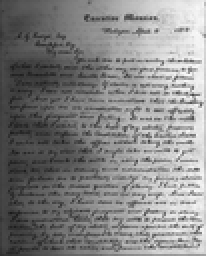
%> input picture snipping/Lincoln_Letter.png, 103 x 128 px, shrunk from 616 x 766 before the run (shown 2 times larger)
$ octave --eval "document_threshold;"   (GNU Octave 9; MATLAB toolbox functions it lacks are replaced by stand-ins)
%> lines starting %> are read from the running program, lines starting %| are printed output that depends on the picture; in (x1, y1, x2, y2) boxes, pixels count from 0 and x2, y2 are one past the last pixel; in counts of white or black regions, pixels touching at a corner belong together; the program's own positions count from 1
% Demo to threshold a document with text where the image is noisy and
% there is severe non-uniformity of illumination.
function document_threshold()
clc;
workspace;  % Make sure the workspace panel is showing.
format long g;
format compact;
fontSize = 20;

% Check that user has the Image Processing Toolbox installed.
hasIPT = license('test', 'image_toolbox');
if ~hasIPT
	% User does not have the toolbox installed.
	message = sprintf('Sorry, but you do not seem to have the Image Processing Toolbox.\nDo you want to try to continue anyway?');
	reply = questdlg(message, 'Toolbox missing', 'Yes', 'No', 'Yes');
%> the answer given: Yes
	if strcmpi(reply, 'No')
		% User said No, so exit.
		return;
	end
end

% Read in gray scale demo image.
folder = pwd; % Change this if the image is not in the same folder as this m-file.
baseFileName = 'Lincoln_Letter.png';
% Get the full filename, with path prepended.
fullFileName = fullfile(folder, baseFileName);
% Check if file exists.
if ~exist(fullFileName, 'file')
	% File doesn't exist -- didn't find it there.  Check the search path for it.
	fullFileName = baseFileName; % No path this time.
	if ~exist(fullFileName, 'file')
		% Still didn't find it.  Alert user.
		errorMessage = sprintf('Error: %s does not exist in the search path folders.', fullFileName);
		uiwait(warndlg(errorMessage));
		return;
	end
end
grayImage = imread(fullFileName);
%> grayImage is the input picture: size 128x103 uint8; min 26, max 251, mean 132.8
% Get the dimensions of the image.
% numberOfColorBands should be = 1.
[rows, columns, numberOfColorBands] = size(grayImage);
%> rows = 128; columns = 103; numberOfColorBands = 1
if numberOfColorBands > 1
	% It's not really gray scale like we expected - it's color.
	% Convert it to gray scale by taking only the green channel.
	grayImage = grayImage(:, :, 2); % Take green channel.
end
% Display the original gray scale image.
subplot(2, 3, 1);
imshow(grayImage, []);
axis on;
title('Original Grayscale Image', 'FontSize', fontSize);
% Enlarge figure to full screen.
set(gcf, 'Units', 'Normalized', 'OuterPosition', [0 0 1 1]);
% Give a name to the title bar.
set(gcf, 'Name', 'Demo to Threshold Document', 'NumberTitle', 'Off')

% Let's compute and display the histogram.
[pixelCount, grayLevels] = imhist(grayImage);
%> pixelCount = 256 values, max 152 at index 70, min 0 at index 1, mean 51.5; grayLevels = 256 values from 0 to 255
subplot(2, 3, 2);
bar(grayLevels, pixelCount);
grid on;
title('Histogram of Original Image', 'FontSize', fontSize);
xlim([0 grayLevels(end)]); % Scale x axis manually.

% Do a local Otsu of the gray level image.
fun = @(x) LocalOtsu(x);
A = im2double(grayImage);
localThresh = nlfilter(A, [15, 15], fun);
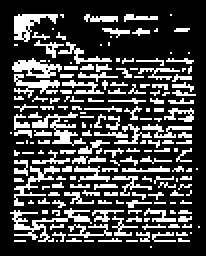
%> localThresh: size 128x103 logical (shown 2 times larger); 26.7% white in thin lines or dots, all inside (x1, y1, x2, y2) = (5, 7, 100, 124)
% Display the image.
subplot(2, 3, 3);
imshow(localThresh, []);
title('Local Otsu', 'FontSize', fontSize);

% Do a Sobel filter
sobelImage = imgradient(grayImage, 'Sobel');
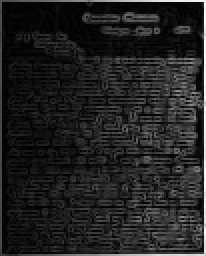
%> sobelImage: size 128x103 double (shown 2 times larger); min 0, max 983, mean 132.8; drawn with min black and max white
% Display the image.
subplot(2, 3, 4);
imshow(sobelImage, []);
title('Sobel Image', 'FontSize', fontSize);

% Calculate the local standard deviation
sdImage = stdfilt(sobelImage, ones(9));
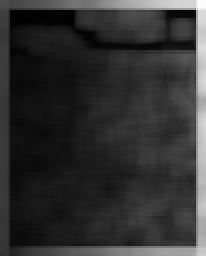
%> sdImage: size 128x103 double (shown 2 times larger); min 4.82, max 447.5, mean 90.9; drawn with min black and max white
% Display the image.
subplot(2, 3, 5);
imshow(sdImage, []);
title('StdDev of Sobel Image', 'FontSize', fontSize);
% binsToSuppress = [1];
% [lowThreshold, highThreshold, lastThresholdedBand]=threshold(83, 255, sdImage, binsToSuppress);

% Do a global Otsu of the stddev image.
% Threshold the center pixel only.
binaryImage = sdImage > 50;
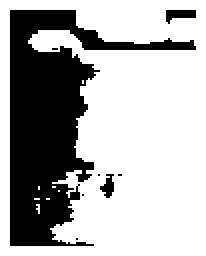
%> binaryImage: size 128x103 logical (shown 2 times larger); 68.6% white; 8 black regions (5 under 20 px), largest, box (x1, y1, x2, y2) and area: (5, 5, 98, 123) 4017, (83, 5, 98, 12) 66, (50, 87, 57, 99) 49
% Display the image.
subplot(2, 3, 6);
imshow(binaryImage, []);
title('Thresholded StdDev Image', 'FontSize', fontSize);
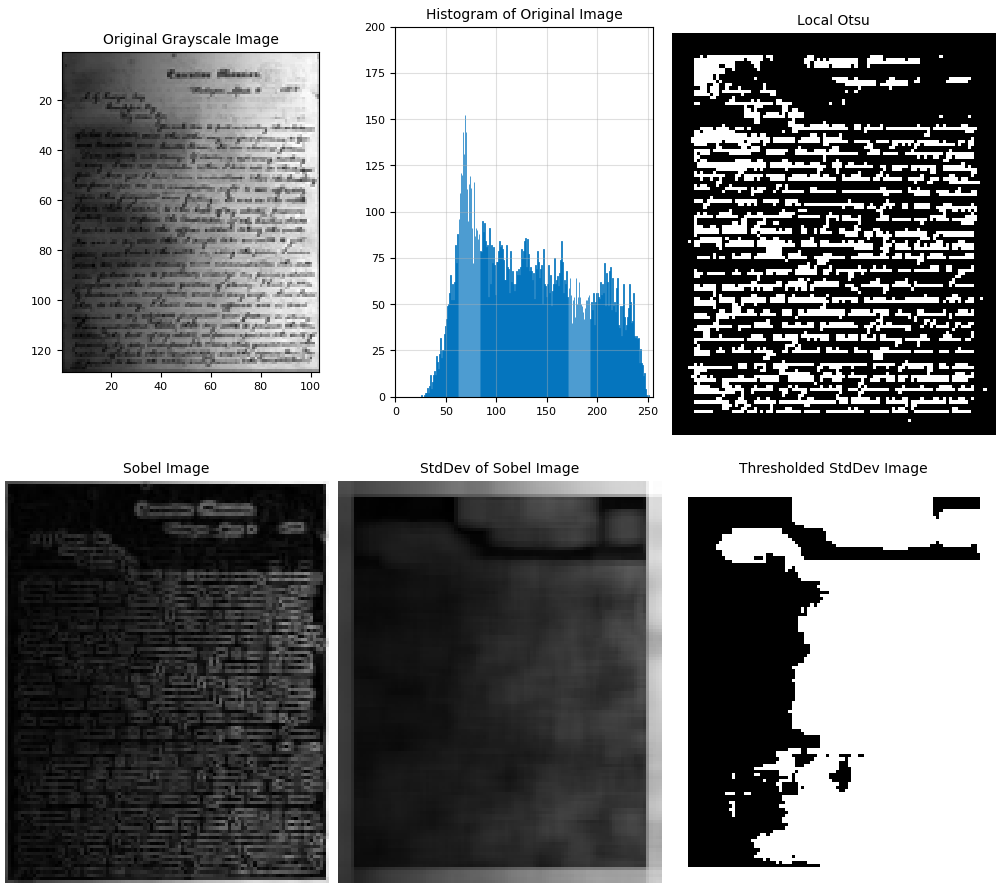
%> figure redrawn from the program's plot data, 6 panels

% AND the two images to produce the final image.
finalImage = ~(localThresh & binaryImage);
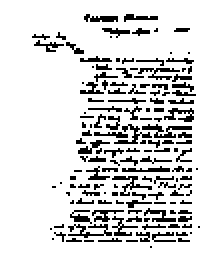
%> finalImage: size 128x103 logical (shown 2 times larger); 84% white; black in thin lines or dots, all inside (x1, y1, x2, y2) = (16, 7, 100, 124)
% Display the image.
figure;
subplot(1, 2, 1);
imshow(grayImage, []);
fontSize = 40;
title('Initial Image', 'FontSize', fontSize);
subplot(1, 2, 2);
imshow(finalImage, []);
title('Final Image', 'FontSize', fontSize);
% Enlarge figure to full screen.
set(gcf, 'Units', 'Normalized', 'OuterPosition', [0 0 1 1]);
% Give a name to the title bar.
set(gcf, 'Name', 'Demo to Threshold Document - Final Results', 'NumberTitle', 'Off')


% Function to take the Otsu threshold of the small patch of gray levels passed in by nlfilter().
function oneThresholdedPixel = LocalOtsu(grayImagePatch)
	oneThresholdedPixel = false;
	try
		[rows, columns] = size(grayImagePatch);
		middleRow = ceil(rows/2);
		middleColumn = ceil(columns/2);
		level = graythresh(grayImagePatch);
		% Threshold the center pixel only.
		oneThresholdedPixel = ~im2bw(grayImagePatch(middleRow, middleColumn), level);
	catch ME
		errorMessage = sprintf('Error in function %s() at line %d.\n\nError Message:\n%s', ...
			ME.stack(1).name, ME.stack(1).line, ME.message);
		fprintf(1, '%s\n', errorMessage);
		uiwait(warndlg(errorMessage));
	end
	return; % from LocalOtsu()
